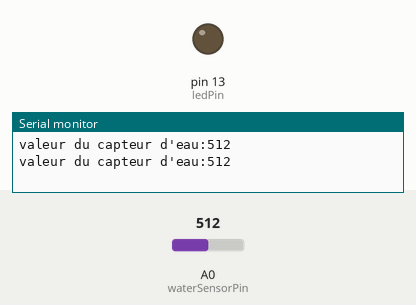
A sketch run on a simulated Arduino Uno, built with avr-gcc and run on an emulated ATmega328P. Parts: output pins drawn as LEDs (lit = HIGH), the last lines printed to the serial monitor. The test bench sets the inputs (shaded band); at power-on: A0 (waterSensorPin) = 512.

Above: at 1.8 s.
1.9 s: A0 (waterSensorPin) set to 110
3.4 s: A0 (waterSensorPin) set to 93
At 4.3 s:
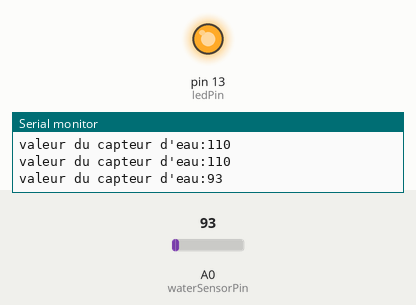
5.5 s: A0 (waterSensorPin) set to 122
At 7.1 s:
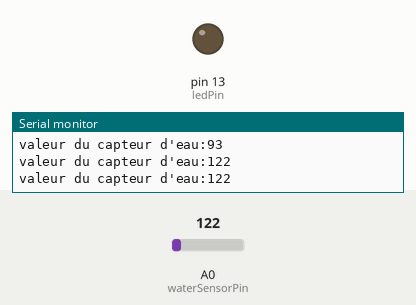
7.5 s: A0 (waterSensorPin) set to 90
At 8.7 s:
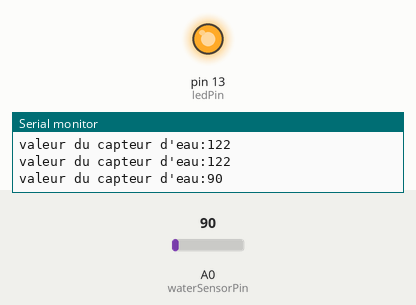
Timing chart, 0 to 10.5 s (numbered marks = the images above; inputs shaded):
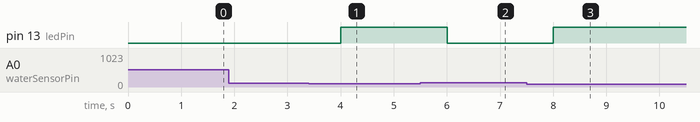

The sketch:

sensorwater.ino
```cpp
const int ledPin= 13;//digital pin pour la led
const int waterSensorPin= A0;// analogie pin pour le sensor water
const int seuilEauBasse=100;//seuil de declenclenchement de la led
void setup() {
  // put your setup code here, to run once:
   pinMode(ledPin,OUTPUT);// Definir la led comme une sortie
   Serial.begin(9600);// demarrer la commmunication serie
}

void loop() {
  // put your main code here, to run repeatedly:
  int valeurEau= analogRead(waterSensorPin);// lire la valeur du capteur d'eau
  Serial.print("valeur du capteur d'eau:");
  Serial.println(valeurEau);//afficher la valeur du capteur sur le moniteur serie
  if(valeurEau < seuilEauBasse){// si le niveau d'eau est bas
    digitalWrite(ledPin,HIGH);//allumer la led
    }
  else{
     digitalWrite(ledPin,LOW);// eteindre la led
    }
  delay(1000);// attendre  1 secondes avant la prochaine lecture
}
```

Measured:
- the behaviour switches between 100 and 99 on A0 (waterSensorPin) (found by bisection; images 0 and 1)
- after the input at 3.4 s, pin 13 (ledPin): LOW → HIGH after 0.60 s
- after the input at 5.5 s, pin 13 (ledPin): HIGH → LOW after 0.50 s
- after the input at 7.5 s, pin 13 (ledPin): LOW → HIGH after 0.50 s
